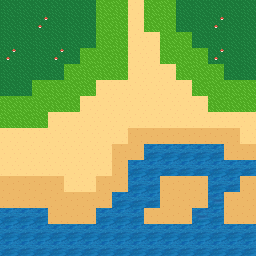

Tiled map render using the project's own tile images. Description and the whole map definition, tile-layer contents included, below:
An orthogonal 16x16 tile map with 16x16 px tiles, 4 tile layers (Back, Collisions, Depth, Front), 2 tilesets and 17 objects.

<map version="1.4" tiledversion="1.4.3" orientation="orthogonal" renderorder="right-down" width="16" height="16" tilewidth="16" tileheight="16" infinite="0" nextlayerid="9" nextobjectid="70">
 <tileset firstgid="1" source="../tilesheets/ground_test.tsx" />
 <tileset firstgid="7" source="../tilesheets/water_test.tsx" />
 <layer id="3" name="Back" width="16" height="16">
  <data encoding="csv">
4,4,4,4,4,4,3,3,2,3,3,4,4,4,4,4,
4,4,5,4,4,4,3,3,2,3,3,4,4,5,4,4,
4,4,4,4,4,4,3,3,2,2,3,3,4,4,4,4,
5,4,4,5,4,3,3,3,2,2,3,3,3,5,4,4,
4,4,4,4,3,3,3,3,2,2,2,3,3,3,4,4,
4,4,3,3,3,3,2,2,2,2,2,2,3,3,3,3,
3,3,3,3,3,2,2,2,2,2,2,2,2,3,3,3,
3,3,3,2,2,2,2,2,2,2,2,2,2,2,2,2,
2,2,2,2,2,2,2,2,1,1,1,1,1,1,1,2,
2,2,2,2,2,2,2,1,1,7,7,7,7,7,1,1,
2,2,2,2,2,2,2,1,7,7,7,7,7,7,7,7,
1,1,1,1,2,2,1,1,7,7,1,1,1,7,7,1,
1,1,1,1,1,1,1,7,7,7,1,1,1,8,1,1,
7,7,7,1,1,1,7,7,7,1,1,1,8,7,1,1,
7,7,7,7,7,7,7,7,7,7,7,7,7,7,7,7,
7,7,7,7,7,7,7,7,7,7,7,7,7,7,7,7
</data>
 </layer>
 <objectgroup id="6" name="BackObj" />
 <layer id="4" name="Collisions" width="16" height="16">
  <data encoding="csv">
0,0,0,0,0,0,0,0,0,0,0,0,0,0,0,0,
0,0,0,0,0,0,0,0,0,0,0,0,0,0,0,0,
0,0,0,0,0,0,0,0,0,0,0,0,0,0,0,0,
0,0,0,0,0,0,0,0,0,0,0,0,0,0,0,0,
0,0,0,0,0,0,0,0,0,0,0,0,0,0,0,0,
0,0,0,0,0,0,0,0,0,0,0,0,0,0,0,0,
0,0,0,0,0,0,0,0,0,0,0,0,0,0,0,0,
0,0,0,0,0,0,0,0,0,0,0,0,0,0,0,0,
0,0,0,0,0,0,0,0,0,0,0,0,0,0,0,0,
0,0,0,0,0,0,0,0,0,0,0,0,0,0,0,0,
0,0,0,0,0,0,0,0,0,0,0,0,0,0,0,0,
0,0,0,0,0,0,0,0,0,0,0,0,0,0,0,0,
0,0,0,0,0,0,0,0,0,0,0,0,0,0,0,0,
0,0,0,0,0,0,0,0,0,0,0,0,0,0,0,0,
0,0,0,0,0,0,0,0,0,0,0,0,0,0,0,0,
0,0,0,0,0,0,0,0,0,0,0,0,0,0,0,0
</data>
 </layer>
 <objectgroup id="5" name="CollisionsObj">
  <object id="52" x="0" y="224" width="256" height="32" />
  <object id="53" x="128" y="160" width="128" height="16" />
  <object id="54" x="144" y="144" width="80" height="16" />
  <object id="55" x="224" y="176" width="16" height="16" />
  <object id="56" x="208" y="176" width="16" height="48" />
  <object id="57" x="192" y="208" width="16" height="16" />
  <object id="58" x="128" y="176" width="32" height="32" />
  <object id="59" x="0" y="208" width="48" height="16" />
  <object id="60" x="96" y="208" width="48" height="16" />
  <object id="61" x="112" y="192" width="16" height="16" />
  <object id="62" x="144" y="144">
   <polygon points="0,0 -16,16 0,16" />
  </object>
  <object id="63" x="128" y="176">
   <polygon points="0,0 0,16 -16,16" />
  </object>
  <object id="64" x="80" y="224">
   <polygon points="0,0 16,-16 16,0" />
  </object>
  <object id="65" x="96" y="208">
   <polygon points="0,0 16,-16 16,0" />
  </object>
  <object id="66" x="224" y="144">
   <polygon points="0,0 0,16 16,16" />
  </object>
  <object id="67" x="48" y="208">
   <polygon points="0,0 0,16 16,16" />
  </object>
  <object id="69" x="98.5" y="100.5" width="83" height="31">
   <text wrap="1">gamer momnt</text>
  </object>
 </objectgroup>
 <layer id="1" name="Depth" width="16" height="16">
  <data encoding="csv">
0,0,0,0,0,0,0,0,0,0,0,0,0,0,0,0,
0,0,0,0,0,0,0,0,0,0,0,0,0,0,0,0,
0,0,0,0,0,0,0,0,0,0,0,0,0,0,0,0,
0,0,0,0,0,0,0,0,0,0,0,0,0,0,0,0,
0,0,0,0,0,0,0,0,0,0,0,0,0,0,0,0,
0,0,0,0,0,0,0,0,0,0,0,0,0,0,0,0,
0,0,0,0,0,0,0,0,0,0,0,0,0,0,0,0,
0,0,0,0,0,0,0,0,0,0,0,0,0,0,0,0,
0,0,0,0,0,0,0,0,0,0,0,0,0,0,0,0,
0,0,0,0,0,0,0,0,0,0,0,0,0,0,0,0,
0,0,0,0,0,0,0,0,0,0,0,0,0,0,0,0,
0,0,0,0,0,0,0,0,0,0,0,0,0,0,0,0,
0,0,0,0,0,0,0,0,0,0,0,0,0,0,0,0,
0,0,0,0,0,0,0,0,0,0,0,0,0,0,0,0,
0,0,0,0,0,0,0,0,0,0,0,0,0,0,0,0,
0,0,0,0,0,0,0,0,0,0,0,0,0,0,0,0
</data>
 </layer>
 <objectgroup id="7" name="DepthObj" />
 <layer id="2" name="Front" width="16" height="16">
  <data encoding="csv">
0,0,0,0,0,0,0,0,0,0,0,0,0,0,0,0,
0,0,0,0,0,0,0,0,0,0,0,0,0,0,0,0,
0,0,0,0,0,0,0,0,0,0,0,0,0,0,0,0,
0,0,0,0,0,0,0,0,0,0,0,0,0,0,0,0,
0,0,0,0,0,0,0,0,0,0,0,0,0,0,0,0,
0,0,0,0,0,0,0,0,0,0,0,0,0,0,0,0,
0,0,0,0,0,0,0,0,0,0,0,0,0,0,0,0,
0,0,0,0,0,0,0,0,0,0,0,0,0,0,0,0,
0,0,0,0,0,0,0,0,0,0,0,0,0,0,0,0,
0,0,0,0,0,0,0,0,0,0,0,0,0,0,0,0,
0,0,0,0,0,0,0,0,0,0,0,0,0,0,0,0,
0,0,0,0,0,0,0,0,0,0,0,0,0,0,0,0,
0,0,0,0,0,0,0,0,0,0,0,0,0,0,0,0,
0,0,0,0,0,0,0,0,0,0,0,0,0,0,0,0,
0,0,0,0,0,0,0,0,0,0,0,0,0,0,0,0,
0,0,0,0,0,0,0,0,0,0,0,0,0,0,0,0
</data>
 </layer>
 <objectgroup id="8" name="FrontObj" />
</map>